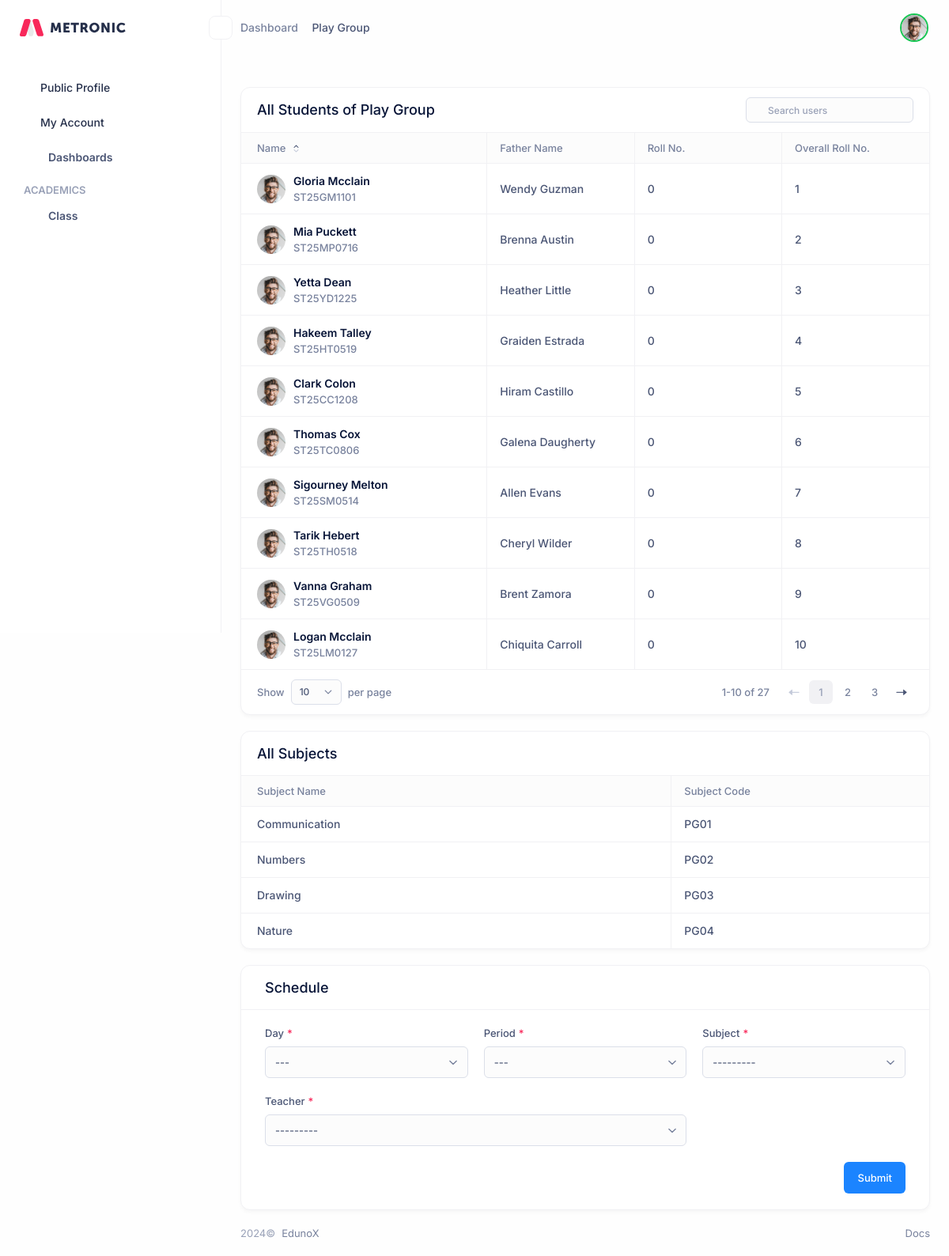
The app's page /class/1/ with its own data.
### academics/models.py (models this page shows, shortened)
class Grade(models.Model):
    name = models.CharField(max_length=50, unique=True)

class Subject(models.Model):
    name = models.CharField(max_length=50)
    code = models.CharField(max_length=10, unique=True)
    grade = models.ForeignKey(Grade, on_delete=models.CASCADE, related_name="subjects")
    def __str__(self):
        return f'{self.name} - {self.code}'

### account/models.py (models this page shows, shortened)
class StudentProfile(models.Model):
    user = models.OneToOneField(User, on_delete=models.CASCADE, related_name='student_profile', editable=False, limit_choices_to={'role': 'ST'})
    grade = models.ForeignKey('academics.Grade', on_delete=models.SET_NULL, null=True)
    roll = models.IntegerField(null=True)
    total_roll = models.IntegerField(null=True)
    father_name = models.CharField(max_length=200, null=True)
    father_email = models.EmailField(null=True)
    father_phone = models.CharField(max_length=15, null=True)
    mother_name = models.CharField(max_length=200, null=True)
    mother_email = models.EmailField(null=True)
    mother_phone = models.CharField(max_length=15, null=True)

class User(AbstractUser):
    GENDER_CHOICES = (
        ('M', 'Male'),
        ('F', 'Female'),
        ('O', 'Other')
    )
    BLOOD_GROUP_CHOICE = (
        ('ap', 'A +'),
        ('an', 'A -'),
        ('bp', 'B +'),
        ('bn', 'B -'),
        ('abp', 'AB +'),
        ('abn', 'AB -'),
        ('op', 'O +'),
        ('on', 'O -'),
    )
    USER_TYPE = (
        ('TE', 'Teacher'),
        ('ST', 'Student'),
        ('AD', 'Admin'),
    )
    CASTE_CHOICE = (
        ('GN', 'General'),
        ('SC', 'SC'),
        ('ST', 'ST'),
        ('OB', 'OBC'),
    )
    RELIGION_CHOICE = (
        ('H', 'Hindu'),
        ('M', 'Muslim'),
        ('S', 'Sikh'),
        ('O', 'Other')
    )
    role = models.ForeignKey(Role, on_delete=models.CASCADE, null=True)
    type = models.CharField(max_length=5, choices=USER_TYPE, default='ST')
    date_of_birth = models.DateField(null=True)
    date_joined = models.DateField(auto_now_add=True)
    gender = models.CharField(max_length=10, choices=GENDER_CHOICES, default='M')
    address = models.CharField(max_length=200, null=True)
    blood_group = models.CharField(max_length=5, null=True, choices=BLOOD_GROUP_CHOICE)
    profile_image = models.ImageField(upload_to='user/', null=True, blank=True)
    caste = models.CharField(max_length=5, null=True, choices=CASTE_CHOICE)
    religion = models.CharField(max_length=5, null=True, choices=RELIGION_CHOICE)
    def __str__(self):
        return self.get_full_name()

### academics/views.py (the view, shortened to what this page needs)
# urls.py: path('class/<int:pk>/', ClassDetailView.as_view(), name='class_details'),
class ClassDetailView(DetailView):
    model = Grade
    template_name = 'academics/class_detail.html'
    context_object_name = 'class'
    def get_context_data(self, **kwargs):
        context = super().get_context_data(**kwargs)
        grade = Grade.objects.get(id=self.kwargs['pk'])
        context['students'] = StudentProfile.objects.filter(grade=grade).order_by('roll')
        context['subjects'] = Subject.objects.filter(grade=grade)
        context['form'] = AddScheduleForm(grade=grade)
        schedules = Schedule.objects.filter(grade=grade).select_related('grade', 'subject', 'teacher').order_by('day', 'period')
        grouped_schedules = defaultdict(list)
        for schedule in schedules:
            grouped_schedules[schedule.day].append(schedule)
        dict_grouped_schedules = dict(grouped_schedules)
        print(dict_grouped_schedules)
        context['grouped_schedules'] = dict(grouped_schedules)
        return context

### academics/forms.py
class AddScheduleForm(forms.Form):
    DAY_CHOICES = (
        ('', '---'),
        ('MN', 'Monday'),
        ('TU', 'Tuesday'),
        ('WD', 'Wednesday'),
        ('TH', 'Thursday'),
        ('FR', 'Friday'),
    )
    PERIOD_CHOICES = (
        ('', '---'),
        ('1', '1st Period'),
        ('2', '2nd Period'),
        ('3', '3rd Period'),
        ('4', '4th Period'),
        ('5', '5th Period'),
        ('6', '6th Period'),
    )
    day = forms.ChoiceField(choices=DAY_CHOICES, widget=forms.Select(attrs={'class': 'select'}))
    period = forms.ChoiceField(choices=PERIOD_CHOICES, widget=forms.Select(attrs={'class': 'select'}))
    subject = forms.ModelChoiceField(queryset=Subject.objects.none(), widget=forms.Select(attrs={'class': 'select'}))
    teacher = forms.ModelChoiceField(queryset=User.objects.filter(type='TE'), widget=forms.Select(attrs={'class': 'select'}))
    class Meta:
        model = Schedule
        fields = ['day', 'period', 'subject', 'teacher']
    def __init__(self, grade, *args, **kwargs):
        super().__init__(*args, **kwargs)
        self.fields['subject'].queryset = Subject.objects.filter(grade=grade)

### templates/academics/class_detail.html (shortened to what this page needs)
{% extends 'base_site.html' %}
{% block breadcrumb %}
    <div class="flex [.header_&amp;]:below-lg:hidden items-center gap-1.25 text-xs lg:text-sm font-medium mb-2.5 lg:mb-0" data-reparent="true" data-reparent-mode="prepend|lg:prepend" data-reparent-target="#content_container|lg:#header_container">
        <span class="text-gray-600">Dashboard</span>
        <i class="ki-filled ki-right text-gray-500 text-3xs"></i>
        <span class="text-gray-700">{{ class.name }}</span>
    </div>
{% endblock breadcrumb %}
{% block content %}
    <div class="container-fixed">
        {% if students %}
            <div class="card card-grid min-w-full">
                <div class="card-header flex-wrap gap-2">
                    <h2 class="card-title font-medium text-lg">All Students of {{ class.name }}</h2>
                        <div class="flex">
                        <label class="input input-sm">
                            <i class="ki-filled ki-magnifier"></i>
                            <input placeholder="Search users" type="text" value="">
                        </label>
                    </div>
                </div>
                <div class="card-body">
                    <div data-datatable="false" id="student_table">
                        <div class="scrollable-x-auto">
                            <table class="table table-auto table-border" data-datatable-table="true">
                                <thead>
                                    <tr>
                                        <th class="min-w-[300px]">
                                            <span class="sort asc">
                                                <span class="sort-label"> Name</span>
                                                <span class="sort-icon"></span>
                                            </span>
                                        </th>
                                        <th class="min-w-[180px]">Father Name</th>
                                        <th class="min-w-[180px]">Roll No.</th>
                                        <th class="min-w-[180px]">Overall Roll No.</th>
                                    </tr>
                                </thead>
                                <tbody>
                                    {% for student in students %}
                                        <tr>
                                            <td>
                                                <div class="flex items-center gap-2.5">
                                                    {% if student.user.profile_image %}
                                                        <img alt="{{ student.user.get_full_name }}" class="rounded-full size-9 shrink-0" src="/media/{{ student.user.profile_image }}" />
                                                    {% else %}
                                                        <img alt="{{ student.user.get_full_name }}" class="rounded-full size-9 shrink-0" src="/static/media/avatars/300-2.png">
                                                    {% endif %}
                                                    <div class="flex flex-col">
                                                        <a href="#" class="text-sm font-semibold text-gray-900 mb-px">{{ student.user.get_full_name }}</a>
                                                        <span class="text-2sm font-medium text-gray-600 hover:text-primary-active">{{ student.user.username }}</span>
                                                    </div>
                                                </div>
                                            </td>
                                            <td>{{ student.father_name }}</td>
                                            <td>{{ student.roll }}</td>
                                            <td>{{ student.total_roll }}</td>
                                        </tr>
                                    {% endfor %}
                                </tbody>
                            </table>
                        </div>
                        <div
                            class="card-footer justify-center md:justify-between flex-col md:flex-row gap-5 text-gray-600 text-2sm font-medium">
                            <div class="flex items-center gap-2 order-2 md:order-1">Show
                                <select class="select select-sm w-16" data-datatable-size="true" name="perpage"></select> per page
                            </div>
                            <div class="flex items-center gap-4 order-1 md:order-2">
                                <span data-datatable-info="true">
                                </span>
                                <div class="pagination" data-datatable-pagination="true">
                                </div>
                            </div>
                        </div>
                    </div>
                </div>
            </div>
        {% endif %}
        {% if subjects %}
            <div class="card card-grid min-w-full mt-5">
                <div class="card-header flex-wrap gap-2">
                    <h2 class="card-title font-medium text-lg">All Subjects</h2>
                </div>
                <div class="card-body">
                    <div>
                        <div class="scrollable-x-auto">
                            <table class="table table-auto table-border">
                                <thead>
                                    <tr>
                                        <th class="min-w-[300px]">Subject Name</th>
                                        <th class="min-w-[180px]">Subject Code</th>
                                    </tr>
                                </thead>
                                <tbody>
                                    {% for sub in subjects %}
                                        <tr>
                                            <td>{{ sub.name }}</td>
                                            <td>{{ sub.code }}</td>
                                        </tr>
                                    {% endfor %}
                                </tbody>
                            </table>
                        </div>
                    </div>
                </div>
            </div>
        {% endif %}
        {% if subjects %}
            <div class="card min-w-full mt-5">
                <div class="card-header flex-wrap gap-2">
                    <h2 class="card-title font-medium text-lg">Schedule</h2>
                </div>
                <div class="card-body">
                    <form method="post">
                        <div class="grid grid-cols-3 gap-5">
                            <div>
                                <label for="{{ form.day.id_for_label }}" class="form-label flex items-center gap-1 max-w-32 mb-2 capitalize">{{ form.day.label }}<span class="text-danger">*</span></label>
                                {{ form.day }}
                            </div>
                            <div>
                                <label for="{{ form.period.id_for_label }}" class="form-label flex items-center gap-1 max-w-32 mb-2 capitalize">{{ form.period.label }}<span class="text-danger">*</span></label>
                                {{ form.period }}
                            </div>
                            <div>
                                <label for="{{ form.subject.id_for_label }}" class="form-label flex items-center gap-1 max-w-32 mb-2 capitalize">{{ form.subject.label }}<span class="text-danger">*</span></label>
                                {{ form.subject }}
                            </div>
                            <div class="col-span-2">
                                <label for="{{ form.teacher.id_for_label }}" class="form-label flex items-center gap-1 max-w-32 mb-2 capitalize">{{ form.teacher.label }}<span class="text-danger">*</span></label>
                                {{ form.teacher }}
                            </div>
                        </div>
                        <div class="flex mt-5 justify-end">
                            <button type="submit" class="btn btn-primary">Submit</button>
                        </div>
                    </form>
                </div>
            </div>
        {% endif %}
    </div>
{% endblock content %}

### records on screen
Grade: name "Play Group"
StudentProfile: user.get_full_name "Gloria Mcclain", user.username "ST25GM1101", father_name "Wendy Guzman", roll "0", total_roll "1"
StudentProfile: user.get_full_name "Mia Puckett", user.username "ST25MP0716", father_name "Brenna Austin", roll "0", total_roll "2"
StudentProfile: user.get_full_name "Yetta Dean", user.username "ST25YD1225", father_name "Heather Little", roll "0", total_roll "3"
StudentProfile: user.get_full_name "Hakeem Talley", user.username "ST25HT0519", father_name "Graiden Estrada", roll "0", total_roll "4"
StudentProfile: user.get_full_name "Clark Colon", user.username "ST25CC1208", father_name "Hiram Castillo", roll "0", total_roll "5"
StudentProfile: user.get_full_name "Thomas Cox", user.username "ST25TC0806", father_name "Galena Daugherty", roll "0", total_roll "6"
StudentProfile: user.get_full_name "Sigourney Melton", user.username "ST25SM0514", father_name "Allen Evans", roll "0", total_roll "7"
StudentProfile: user.get_full_name "Tarik Hebert", user.username "ST25TH0518", father_name "Cheryl Wilder", roll "0", total_roll "8"
StudentProfile: user.get_full_name "Vanna Graham", user.username "ST25VG0509", father_name "Brent Zamora", roll "0", total_roll "9"
StudentProfile: user.get_full_name "Logan Mcclain", user.username "ST25LM0127", father_name "Chiquita Carroll", roll "0", total_roll "10"
Subject: name "Communication", code "PG01"
Subject: name "Numbers", code "PG02"
Subject: name "Drawing", code "PG03"
Subject: name "Nature", code "PG04"
